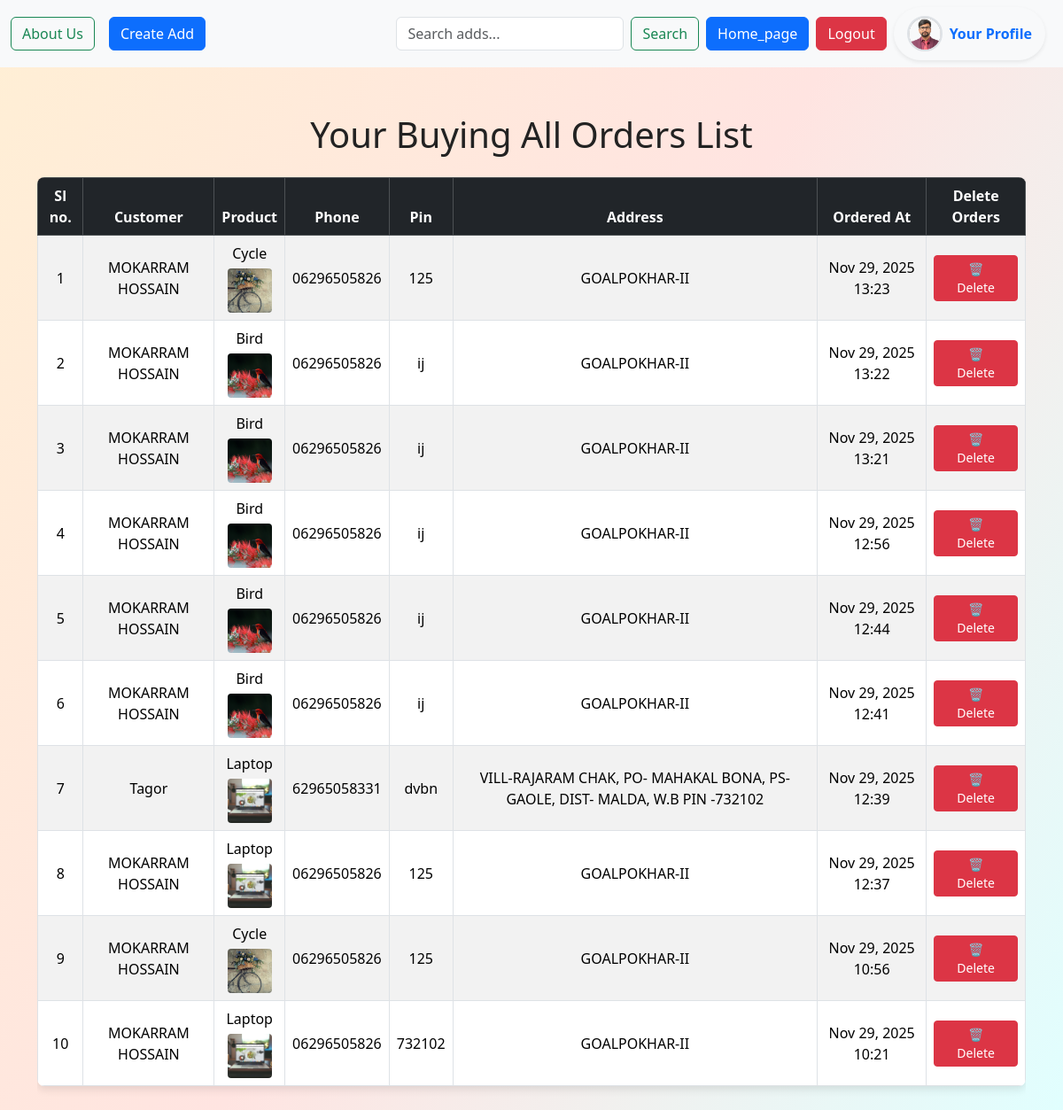
Before: /buying_orders/ (signed in) with the older database file.
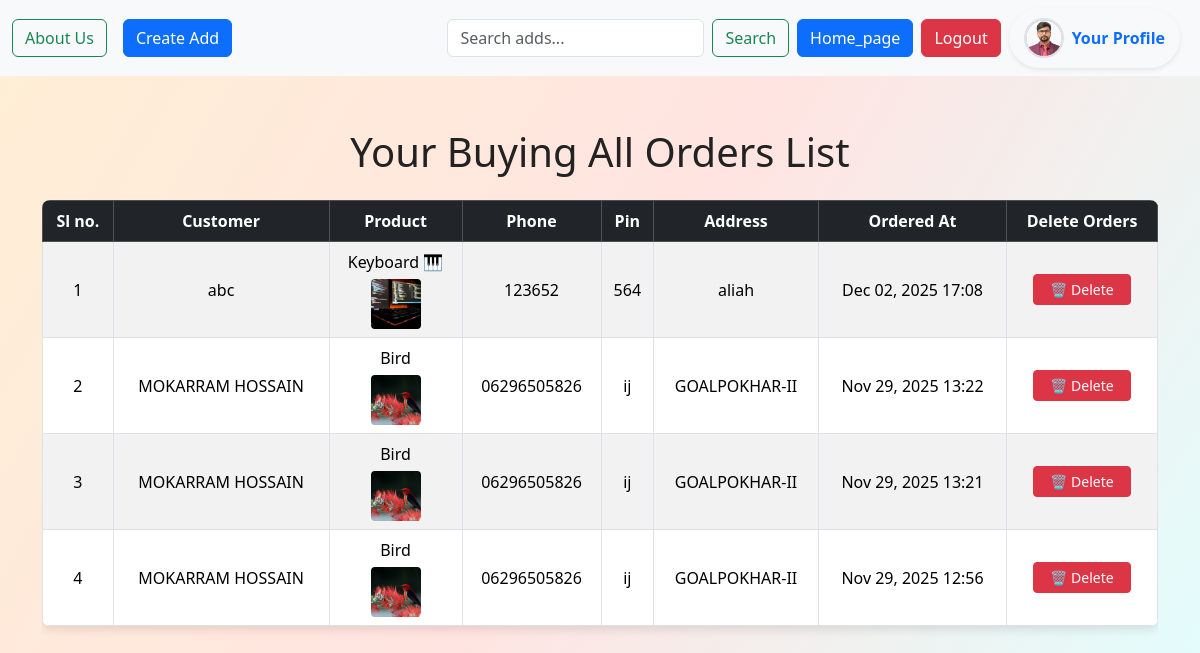
After: the same page with the newer database file.
### tweet/models.py (models this page shows, shortened)
class UserProfile(models.Model):
    user = models.OneToOneField(User, on_delete=models.CASCADE)
    profile_photo = models.ImageField(
        upload_to='profile_pics/',
        default='photos/man1.webp',
        blank=True, null=True
    )

class Order(models.Model):
    user = models.ForeignKey(User, on_delete=models.CASCADE)
    tweet = models.ForeignKey(Tweet, on_delete=models.CASCADE)
    name = models.CharField(max_length=200)
    phone = models.CharField(max_length=20)
    pin = models.CharField(max_length=10)
    address = models.TextField()
    created_at = models.DateTimeField(auto_now_add=True)

class Tweet(models.Model):
    user = models.ForeignKey(User, on_delete=models.CASCADE)
    phone = models.CharField(max_length=20, blank=True, null=True)
    title = models.CharField(max_length=50, blank=True, null=True)
    text = models.TextField(max_length=500)
    photo = models.ImageField(upload_to='photos/', blank=True, null=True)
    created_at = models.DateField(auto_now=True)

### tweet/views.py (the view)
# urls.py: path('buying_orders/', views.buying_orders, name='buying_orders'),
@login_required
def buying_orders(request):
    buying_order = Order.objects.select_related('user', 'tweet') \
        .filter(user=request.user) \
        .order_by('-created_at')
    return render(request, 'buying_orders.html', {'buying_order': buying_order})

### tweet/templates/buying_orders.html (shortened to what this page needs)
{% extends "layout.html" %}
{% block content %}
<div class="container my-5">
    <h1 class="text-center mb-4">Your Buying All Orders List</h1>
    <div class="table-responsive">
        <table class="table table-striped table-bordered table-hover">
            <thead class="table-dark">
                <tr class="text-center">
                    <th>Sl no.</th>
                    <th>Customer</th>
                    <th>Product</th>
                    <th>Phone</th>
                    <th>Pin</th>
                    <th>Address</th>
                    <th>Ordered At</th>
                    <th>Delete Orders</th>
                </tr>
            </thead>
            <tbody>
                {% for order in buying_order %}
                    <tr class="align-middle">
                        <td class="text-center">{{ forloop.counter }}</td>
                        <td class="text-center">{{ order.name }}</td>
                        <td class="text-center">
                            {{ order.tweet.title }}
                            {% if order.tweet.photo %}
                                <br>
                                <img src="{{ order.tweet.photo.url }}"
                                     style="width:50px; height:50px; object-fit:cover; border-radius:4px; margin-top:5px;">
                            {% endif %}
                        </td>
                        <td class="text-center">{{ order.phone }}</td>
                        <td class="text-center">{{ order.pin }}</td>
                        <td class="text-center">{{ order.address }}</td>
                        <td class="text-center">{{ order.created_at|date:"M d, Y H:i" }}</td>
                        <td class="text-center">
                            <a href="{% url 'buying_orders_delete' order.id %}"
                            class="btn btn-danger btn-sm px-3"
                            onclick="return confirm('Delete this list?');">
                            🗑 Delete
                            </a>
                        </td>
                    </tr>
                {% empty %}
                    <tr>
                        <td colspan="7" class="text-center">No orders yet.</td>
                    </tr>
                {% endfor %}
            </tbody>
        </table>
    </div>
</div>
{% endblock %}

### templates/layout.html (shortened to what this page needs)
{% load static %}
<!DOCTYPE html>
<html lang="en">
<head>
    <link href="https://cdn.jsdelivr.net/npm/bootstrap@5.3.8/dist/css/bootstrap.min.css" rel="stylesheet">
</head>
<body>
  <nav class="navbar navbar-expand-lg bg-body-tertiary fixed-top">
  <div class="container-fluid">
    <div class="collapse navbar-collapse" id="navbarSupportedContent">
      <ul class="navbar-nav me-auto mb-2 mb-lg-0">
        <div class="d-flex gap-3">
            <a class="btn btn-outline-success" href="{% url 'About_Us' %}">About Us</a>
            <a class="btn btn-primary" href="{% url 'tweet_create' %}">Create Add</a>
        </div>
      </ul>
      <form class="d-flex" role="search" method="GET" action="{% url 'tweet_list' %}">
          <input class="form-control me-2" type="search" name="q" placeholder="Search adds..."value="{{ request.GET.q }}">
          <button class="btn btn-outline-success" type="submit">Search</button>
      </form>
      <a href="{% url 'tweet_list' %}" class='btn btn-primary mx-2'>Home_page</a>
      {% if user.is_authenticated %}
        <form method='POST' action="{% url 'logout' %}" >
          <button class='btn btn-danger' type='submit'> Logout </button>
        </form>
      {% else %}
        <a href="{% url 'register' %}" class='btn btn-primary mx-2'>Register</a>
        <a href="{% url 'login' %}" class='btn btn-primary mx-2'>Login</a>
      {% endif %}
      {% if user.is_authenticated %}
        <a href="{% url 'your_profile' %}"
          class="btn btn-light mx-2 shadow-sm d-flex align-items-center gap-2"
          style="border-radius: 50px; padding: 6px 14px; height: 60px;">
          <img src="{% if user.userprofile.profile_photo %}{{ user.userprofile.profile_photo.url }}{% else %}{% static 'images/default_profile.png' %}{% endif %}"
              class="rounded-circle border border-2"
              width="40" height="40">
          <span class="fw-semibold text-primary">Your Profile</span> </a>
      {% endif %}
    </div>
  </div>
</nav>
    {% block content %}{% endblock %}
</body>
</html>

### templates/layout.html (style rules this page uses)
body { padding-top: 80px; background: linear-gradient(120deg, #ffefd5, #ffe4e1, #e0ffff); background-attachment: fixed; color: #222; }

### tweet/templates/buying_orders.html (style rules this page uses)
table { box-shadow: 0 4px 10px rgba(0,0,0,0.1); border-radius: 8px; overflow: hidden; }

Changed rows visible on the page:
removed Order: name "MOKARRAM HOSSAIN", tweet "Cycle", tweet.photo (picture), phone "06296505826", pin "125", address "GOALPOKHAR-II", created_at "Nov 29, 2025 13:23"
removed Order: name "MOKARRAM HOSSAIN", tweet "Bird", tweet.photo (picture), phone "06296505826", pin "ij", address "GOALPOKHAR-II", created_at "Nov 29, 2025 12:44"
removed Order: name "MOKARRAM HOSSAIN", tweet "Bird", tweet.photo (picture), phone "06296505826", pin "ij", address "GOALPOKHAR-II", created_at "Nov 29, 2025 12:41"
removed Order: name "Tagor", tweet "Laptop", tweet.photo (picture), phone "62965058331", pin "dvbn", address "VILL-RAJARAM CHAK, PO- MAHAKAL BONA, PS- GAOLE, DIST- MALDA, W.B PIN -732102", created_at "Nov 29, 2025 12:39"
removed Order: name "MOKARRAM HOSSAIN", tweet "Laptop", tweet.photo (picture), phone "06296505826", pin "125", address "GOALPOKHAR-II", created_at "Nov 29, 2025 12:37"
removed Order: name "MOKARRAM HOSSAIN", tweet "Cycle", tweet.photo (picture), phone "06296505826", pin "125", address "GOALPOKHAR-II", created_at "Nov 29, 2025 10:56"
removed Order: name "MOKARRAM HOSSAIN", tweet "Laptop", tweet.photo (picture), phone "06296505826", pin "732102", address "GOALPOKHAR-II", created_at "Nov 29, 2025 10:21"
added Order: name "abc", tweet "Keyboard 🎹", tweet.photo (picture), phone "123652", pin "564", address "aliah", created_at "Dec 02, 2025 17:08"
